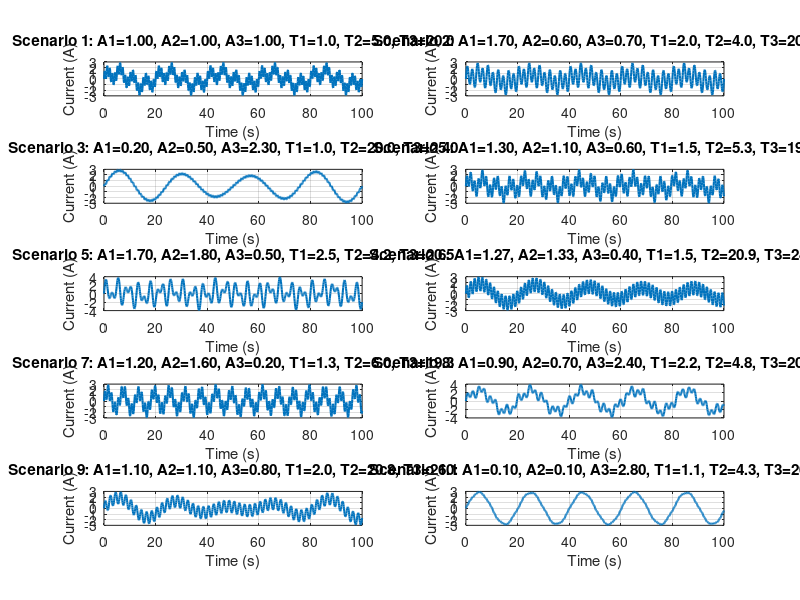

Recreate this plot in MATLAB. (Note: this script raises an error after producing the figure.)
clc; clear; close all;

%% Parameters
n = 21;                      % Number of RC elements
t = linspace(0, 100, 1000);  % Time vector (0 to 100 seconds with 1000 points)
dt = t(2) - t(1);            % Time step
num_scenarios = 10;          % Total number of scenarios
test_scenarios = [9, 10];    % Test scenarios
validation_folds = {[1,2], [3,4], [5,6], [7,8]}; % 4 validation sets
candidate_lambdas = logspace(-4, 4, 50); % Lambda candidates (1e-4 to 1e4)

%% Regularization Matrix L (First-order difference)
L = zeros(n-1, n);
for i = 1:n-1
    L(i, i) = -1;
    L(i, i+1) = 1;
end

%% True DRT Parameters [Tau, R]
mu = 10;
sigma = 5;
% 시상수를 linspace 대신 logspace로 변경
tau_discrete = logspace(log10(0.01), log10(20), n); % Discrete tau values on log scale
R_discrete_true = normpdf(log(tau_discrete), log(mu), sigma/mu); % Adjusted for log-space
R_discrete_true = R_discrete_true / max(R_discrete_true); % Normalize to max value of 1

%% Initialize Storage Variables
W_all = cell(num_scenarios, 1);      % Store W matrices for all scenarios
V_sd_all = cell(num_scenarios, 1);   % Store noisy V data for all scenarios

%% Define Amplitudes and Periods for Current Synthesis
A = [1, 1, 1;          % Scenario 1
     1.7, 0.6, 0.7;    % Scenario 2
     0.2, 0.5, 2.3;    % Scenario 3
     1.3, 1.1, 0.6;    % Scenario 4
     1.7, 1.8, 0.5;    % Scenario 5
     1.27, 1.33, 0.4;  % Scenario 6
     1.2, 1.6, 0.2;    % Scenario 7
     0.9, 0.7, 2.4;    % Scenario 8
     1.1, 1.1, 0.8;    % Scenario 9
     0.1, 0.1, 2.8];   % Scenario 10

T = [1, 5, 20;         % Scenario 1
     2, 4, 20;         % Scenario 2
     1, 20, 25;        % Scenario 3
     1.5, 5.3, 19.8;   % Scenario 4
     2.5, 4.2, 20.5;   % Scenario 5
     1.5, 20.9, 24.2;  % Scenario 6
     1.3, 6, 19.3;     % Scenario 7
     2.2, 4.8, 20.2;   % Scenario 8
     2, 20.8, 26.1;    % Scenario 9
     1.1, 4.3, 20.1];  % Scenario 10

%% Generate Synthetic Current Data (Multi-Sine Approach)
ik_scenarios = zeros(num_scenarios, length(t)); % Initialize current scenarios

for s = 1:num_scenarios
    % Sum of three sine waves for each scenario
    ik_scenarios(s, :) = A(s,1)*sin(2*pi*t / T(s,1)) + ...
                         A(s,2)*sin(2*pi*t / T(s,2)) + ...
                         A(s,3)*sin(2*pi*t / T(s,3));
end

%% Plot Synthesized Currents
figure;
for scenario = 1:num_scenarios
    subplot(5, 2, scenario);
    plot(t, ik_scenarios(scenario, :), 'LineWidth', 1.5);
    title(sprintf('Scenario %d: A1=%.2f, A2=%.2f, A3=%.2f, T1=%.1f, T2=%.1f, T3=%.1f', ...
                  scenario, A(scenario,1), A(scenario,2), A(scenario,3), ...
                  T(scenario,1), T(scenario,2), T(scenario,3)));
    xlabel('Time (s)');
    ylabel('Current (A)');
    grid on;
end
sgtitle('Synthesized Current for Each Scenario');

%% Generate Voltage Data for Each Scenario
V_est_all = zeros(num_scenarios, length(t)); % Store estimated V
rng(0); % For reproducibility
noise_level = 0.01; % Noise level

for s = 1:num_scenarios
    fprintf('Generating data for Scenario %d/%d...\n', s, num_scenarios);
    
    ik = ik_scenarios(s, :); % Current for scenario s
    
    %% Initialize Voltage
    V_est = zeros(1, length(t)); % Estimated voltage
    R0 = 0.1; % Ohmic resistance
    OCV = 0;  % Open Circuit Voltage
    V_RC = zeros(n, length(t)); % RC voltages for each element
    
    %% Initial Voltage Calculation (k=1)
    for i = 1:n
        V_RC(i, 1) = ik(1) * R_discrete_true(i) * (1 - exp(-dt / tau_discrete(i)));
    end
    V_est(1) = OCV + R0 * ik(1) + sum(V_RC(:, 1));
    
    %% Voltage Calculation for t > 1
    for k_idx = 2:length(t)
        for i = 1:n
            V_RC(i, k_idx) = exp(-dt / tau_discrete(i)) * V_RC(i, k_idx-1) + ...
                              R_discrete_true(i) * (1 - exp(-dt / tau_discrete(i))) * ik(k_idx);
        end
        V_est(k_idx) = OCV + R0 * ik(k_idx) + sum(V_RC(:, k_idx));
    end
    
    % Store V_est and add noise
    V_est_all(s, :) = V_est;
    V_sd = V_est + noise_level * randn(size(V_est));
    V_sd_all{s} = V_sd;
    
    %% Construct W Matrix for Scenario s
    W = zeros(length(t), n); % Initialize W matrix
    for k_idx = 1:length(t)
        for i = 1:n
            if k_idx == 1
                W(k_idx, i) = ik(k_idx) * (1 - exp(-dt / tau_discrete(i)));
            else
                W(k_idx, i) = exp(-dt / tau_discrete(i)) * W(k_idx-1, i) + ...
                              ik(k_idx) * (1 - exp(-dt / tau_discrete(i)));
            end
        end
    end
    W_all{s} = W; % Store W matrix
end

%% Cross-Validation to Optimize Lambda
CVE = zeros(length(candidate_lambdas),1); % Initialize CVE for each lambda

for l = 1:length(candidate_lambdas)
    lambda = candidate_lambdas(l);
    total_error = 0; % Initialize total CVE
    
    for fold = 1:length(validation_folds)
        val_set = validation_folds{fold}; % Current validation set
        
        % Define training set: exclude test and current validation set
        train_set = setdiff(1:num_scenarios, [test_scenarios, val_set]);
        
        % Stack W_train and V_train from training set
        sum_WtW = zeros(n, n);   % Initialize sum(W_s^T * W_s)
        sum_WtV = zeros(n, 1);   % Initialize sum(W_s^T * V_s)
        
        for s = train_set
            W_s = W_all{s};
            V_s = V_sd_all{s};
            sum_WtW = sum_WtW + W_s' * W_s;
            sum_WtV = sum_WtV + W_s' * V_s';
        end
        
        %% Analytical Solution for R_train
        R_train = (sum_WtW + lambda * (L' * L)) \ sum_WtV;
        R_train(R_train < 0) = 0; % Enforce non-negativity
        
        %% Validation Error Calculation
        for s_val = val_set
            W_val = W_all{s_val};
            V_val = V_sd_all{s_val};
            
            % Predict V_pred for validation set
            V_pred = W_val * R_train;
            
            % Compute squared voltage error
            error = sum((V_val' - V_pred).^2);
            total_error = total_error + error;
        end
    end
    
    % Store CVE for current lambda
    CVE(l) = total_error;
end

%% Find Optimal Lambda
[~, optimal_idx] = min(CVE);
optimal_lambda = candidate_lambdas(optimal_idx);
fprintf('Optimal lambda: %e\n', optimal_lambda);

%% Plot CVE vs Lambda with Aggressive Y-axis Zoom and Logarithmic Scaling
figure;
semilogx(candidate_lambdas, CVE, 'b-', 'LineWidth', 1.5); % CVE vs Lambda plot
hold on;

% Plot optimal lambda point
semilogx(optimal_lambda, CVE(optimal_idx), 'ro', 'MarkerSize', 10, 'LineWidth', 2); % Optimal lambda point

% Add text to indicate the optimal lambda inside the legend
optimal_lambda_str = ['Optimal \lambda = ', num2str(optimal_lambda, '%.2e')]; % Text string for optimal lambda

% Labels and title
xlabel('\lambda');
ylabel('Crossvalidation Error (CVE)');
title('CVE vs \lambda');

% Grid and legend
grid on;

% Set Y-axis to logarithmic scale
set(gca, 'YScale', 'log');  % Set Y-axis to log scale

% Aggressive Y-axis zoom: adjust to focus on the lower part of the CVE curve
% 여기서는 자동으로 설정하겠습니다. 필요시 수동으로 조정 가능
% ylim([min(CVE) * 0.9, min(CVE) * 1.1]); 

% Add legend and include optimal lambda in the legend
legend({'CVE', optimal_lambda_str}, 'Location', 'Best');

hold off;


%% Retrain on All Training Data with Optimal Lambda
% Training set: exclude test scenarios (9 and 10)
train_set_final = setdiff(1:num_scenarios, test_scenarios);
sum_WtW_final = zeros(n, n);   % Initialize sum(W_s^T * W_s)
sum_WtV_final = zeros(n, 1);   % Initialize sum(W_s^T * V_s)

for s = train_set_final
    W_s = W_all{s};
    V_s = V_sd_all{s};
    sum_WtW_final = sum_WtW_final + W_s' * W_s;
    sum_WtV_final = sum_WtV_final + W_s' * V_s';
end

% Compute R_final using optimal lambda
R_final = (sum_WtW_final + optimal_lambda * (L' * L)) \ sum_WtV_final;
R_final(R_final < 0) = 0; % Enforce non-negativity

%% Test on Test Scenarios (9 and 10)
test_set = test_scenarios;
total_test_error = 0;

for s_test = test_set
    W_test = W_all{s_test};
    V_test = V_sd_all{s_test};
    
    % Predict V_pred_test
    V_pred_test = W_test * R_final;
    
    % Compute squared voltage error
    error_test = sum((V_test' - V_pred_test).^2);
    total_test_error = total_test_error + error_test;
end

fprintf('Total squared voltage error on test data: %f\n', total_test_error);

%% Plot DRT Comparison: True vs Optimized R
figure;
semilogx(tau_discrete, R_discrete_true, 'k-', 'LineWidth', 2, 'DisplayName', 'True DRT'); hold on;
semilogx(tau_discrete, R_final, 'r--', 'LineWidth', 2, 'DisplayName', 'Optimized DRT');
xlabel('\tau (Time Constant, s)');
ylabel('R (Resistance)');
title('Comparison of True DRT and Optimized DRT');
legend('Location', 'Best');
grid on;
hold off;
